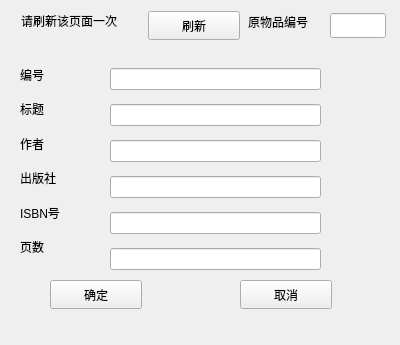
<?xml version="1.0" encoding="UTF-8"?>
<ui version="4.0">
 <class>updateBooks</class>
 <widget class="QWidget" name="updateBooks">
  <property name="geometry">
   <rect>
    <x>0</x>
    <y>0</y>
    <width>400</width>
    <height>345</height>
   </rect>
  </property>
  <property name="windowTitle">
   <string>编辑物品</string>
  </property>
  <widget class="QWidget" name="layoutWidget">
   <property name="geometry">
    <rect>
     <x>20</x>
     <y>60</y>
     <width>71</width>
     <height>201</height>
    </rect>
   </property>
   <layout class="QVBoxLayout" name="verticalLayout">
    <item>
     <widget class="QLabel" name="ID">
      <property name="text">
       <string>编号</string>
      </property>
     </widget>
    </item>
    <item>
     <widget class="QLabel" name="headLine">
      <property name="text">
       <string>标题</string>
      </property>
     </widget>
    </item>
    <item>
     <widget class="QLabel" name="authorName">
      <property name="text">
       <string>作者</string>
      </property>
     </widget>
    </item>
    <item>
     <widget class="QLabel" name="Publisher">
      <property name="text">
       <string>出版社</string>
      </property>
     </widget>
    </item>
    <item>
     <widget class="QLabel" name="ISBN">
      <property name="text">
       <string>ISBN号</string>
      </property>
     </widget>
    </item>
    <item>
     <widget class="QLabel" name="Pages">
      <property name="text">
       <string>页数</string>
      </property>
     </widget>
    </item>
   </layout>
  </widget>
  <widget class="QPushButton" name="confirmButton">
   <property name="geometry">
    <rect>
     <x>50</x>
     <y>280</y>
     <width>92</width>
     <height>29</height>
    </rect>
   </property>
   <property name="text">
    <string>确定</string>
   </property>
  </widget>
  <widget class="QPushButton" name="exitButton">
   <property name="geometry">
    <rect>
     <x>240</x>
     <y>280</y>
     <width>92</width>
     <height>29</height>
    </rect>
   </property>
   <property name="text">
    <string>取消</string>
   </property>
  </widget>
  <widget class="QWidget" name="layoutWidget_2">
   <property name="geometry">
    <rect>
     <x>110</x>
     <y>60</y>
     <width>211</width>
     <height>219</height>
    </rect>
   </property>
   <layout class="QVBoxLayout" name="verticalLayout_2">
    <item>
     <widget class="QLineEdit" name="Books_1"/>
    </item>
    <item>
     <widget class="QLineEdit" name="Books_2"/>
    </item>
    <item>
     <widget class="QLineEdit" name="Books_3"/>
    </item>
    <item>
     <widget class="QLineEdit" name="Books_4"/>
    </item>
    <item>
     <widget class="QLineEdit" name="Books_5"/>
    </item>
    <item>
     <widget class="QLineEdit" name="Books_6"/>
    </item>
   </layout>
  </widget>
  <widget class="QLabel" name="item2">
   <property name="geometry">
    <rect>
     <x>248</x>
     <y>12</y>
     <width>75</width>
     <height>20</height>
    </rect>
   </property>
   <property name="text">
    <string>原物品编号</string>
   </property>
  </widget>
  <widget class="QLineEdit" name="IDShow">
   <property name="geometry">
    <rect>
     <x>330</x>
     <y>13</y>
     <width>56</width>
     <height>25</height>
    </rect>
   </property>
  </widget>
  <widget class="QLabel" name="item">
   <property name="geometry">
    <rect>
     <x>21</x>
     <y>11</y>
     <width>120</width>
     <height>20</height>
    </rect>
   </property>
   <property name="text">
    <string>请刷新该页面一次</string>
   </property>
  </widget>
  <widget class="QPushButton" name="refreshButton">
   <property name="geometry">
    <rect>
     <x>148</x>
     <y>11</y>
     <width>92</width>
     <height>29</height>
    </rect>
   </property>
   <property name="text">
    <string>刷新</string>
   </property>
  </widget>
 </widget>
 <resources/>
 <connections/>
</ui>
